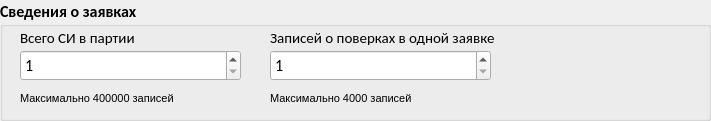
   <widget class="QGroupBox" name="groupBox_3">
    <property name="geometry">
     <rect>
      <x>10</x>
      <y>0</y>
      <width>711</width>
      <height>121</height>
     </rect>
    </property>
    <property name="font">
     <font>
      <family>Calibri</family>
      <pointsize>12</pointsize>
      <weight>75</weight>
      <bold>true</bold>
     </font>
    </property>
    <property name="focusPolicy">
     <enum>Qt::ClickFocus</enum>
    </property>
    <property name="autoFillBackground">
     <bool>false</bool>
    </property>
    <property name="styleSheet">
     <string notr="true"/>
    </property>
    <property name="title">
     <string>Сведения о заявках</string>
    </property>
    <widget class="QLabel" name="label_3">
     <property name="geometry">
      <rect>
       <x>270</x>
       <y>90</y>
       <width>141</width>
       <height>16</height>
      </rect>
     </property>
     <property name="font">
      <font>
       <family>MS Shell Dlg 2</family>
       <pointsize>8</pointsize>
       <weight>50</weight>
       <bold>false</bold>
      </font>
     </property>
     <property name="text">
      <string>Максимально 4000 записей</string>
     </property>
    </widget>
    <widget class="QSpinBox" name="spinBox">
     <property name="geometry">
      <rect>
       <x>20</x>
       <y>50</y>
       <width>221</width>
       <height>31</height>
      </rect>
     </property>
     <property name="font">
      <font>
       <weight>50</weight>
       <bold>false</bold>
      </font>
     </property>
     <property name="cursor">
      <cursorShape>ArrowCursor</cursorShape>
     </property>
     <property name="focusPolicy">
      <enum>Qt::ClickFocus</enum>
     </property>
     <property name="whatsThis">
      <string/>
     </property>
     <property name="accessibleName">
      <string/>
     </property>
     <property name="keyboardTracking">
      <bool>true</bool>
     </property>
     <property name="minimum">
      <number>1</number>
     </property>
     <property name="maximum">
      <number>400000</number>
     </property>
    </widget>
    <widget class="QSpinBox" name="spinBox_2">
     <property name="geometry">
      <rect>
       <x>270</x>
       <y>50</y>
       <width>221</width>
       <height>31</height>
      </rect>
     </property>
     <property name="font">
      <font>
       <weight>50</weight>
       <bold>false</bold>
      </font>
     </property>
     <property name="cursor">
      <cursorShape>ArrowCursor</cursorShape>
     </property>
     <property name="mouseTracking">
      <bool>false</bool>
     </property>
     <property name="tabletTracking">
      <bool>false</bool>
     </property>
     <property name="focusPolicy">
      <enum>Qt::ClickFocus</enum>
     </property>
     <property name="accelerated">
      <bool>true</bool>
     </property>
     <property name="showGroupSeparator" stdset="0">
      <bool>false</bool>
     </property>
     <property name="minimum">
      <number>1</number>
     </property>
     <property name="maximum">
      <number>4000</number>
     </property>
    </widget>
    <widget class="QLabel" name="label_2">
     <property name="geometry">
      <rect>
       <x>270</x>
       <y>30</y>
       <width>261</width>
       <height>16</height>
      </rect>
     </property>
     <property name="font">
      <font>
       <family>Calibri</family>
       <pointsize>11</pointsize>
       <weight>50</weight>
       <bold>false</bold>
      </font>
     </property>
     <property name="text">
      <string>Записей о поверках в одной заявке</string>
     </property>
    </widget>
    <widget class="QLabel" name="label">
     <property name="geometry">
      <rect>
       <x>20</x>
       <y>30</y>
       <width>201</width>
       <height>16</height>
      </rect>
     </property>
     <property name="font">
      <font>
       <family>Calibri</family>
       <pointsize>11</pointsize>
       <weight>50</weight>
       <bold>false</bold>
      </font>
     </property>
     <property name="text">
      <string>Всего СИ в партии</string>
     </property>
    </widget>
    <widget class="QLabel" name="label_10">
     <property name="geometry">
      <rect>
       <x>20</x>
       <y>90</y>
       <width>191</width>
       <height>16</height>
      </rect>
     </property>
     <property name="font">
      <font>
       <family>MS Shell Dlg 2</family>
       <pointsize>8</pointsize>
       <weight>50</weight>
       <bold>false</bold>
      </font>
     </property>
     <property name="text">
      <string>Максимально 400000 записей</string>
     </property>
    </widget>
   </widget>
